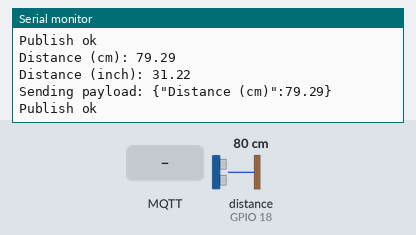
Bench run of a sketch on a simulated ESP32. Shown: the last lines printed to the serial monitor. Wiring (inferred from the names in the program): ultrasonic range finder: trigger GPIO 5; echo GPIO 18. The test bench sets the inputs (shaded band); at power-on: distance to the obstacle (sensor on GPIO 18) 80 cm. The echo pulse lasts 58.3 µs per cm; WiFi joins after 1.5 s; servers stay silent unless stated; no MQTT or app messages arrive unless stated.

Above: at 2.7 s.
2.8 s: MQTT message "1" arrives on the first subscribed topic
5.0 s: distance to the obstacle (sensor on GPIO 18) set to 2 cm
At 6.0 s:
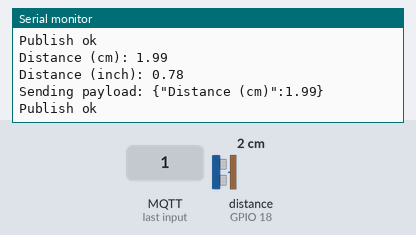
6.5 s: distance to the obstacle (sensor on GPIO 18) set to 9 cm
At 6.9 s:
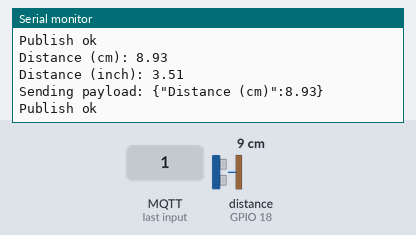
Timing chart, 0 to 9.5 s (numbered marks = the images above; inputs shaded):
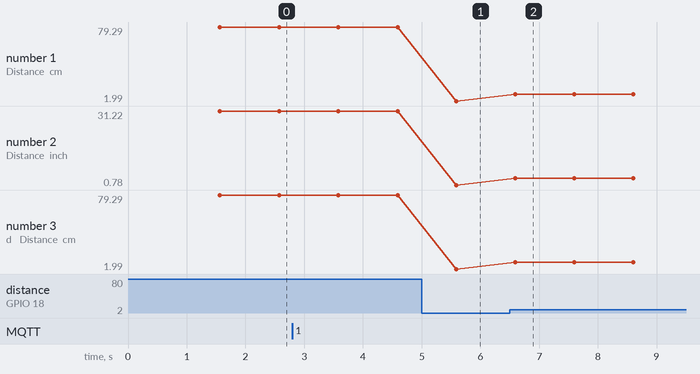

Measured:
- after the input at 5.0 s, the serial monitor: prints a new line after 0.59 s (image 1)
- after the input at 6.5 s, the serial monitor: prints a new line after 0.10 s (image 2)
- plotted number 1: 79.29 → 1.99 after the input at 5.0 s, 1.99 → 8.93 after the input at 6.5 s
- plotted number 2: 31.22 → 0.78 after the input at 5.0 s, 0.78 → 3.51 after the input at 6.5 s
- plotted number 3: 79.29 → 1.99 after the input at 5.0 s, 1.99 → 8.93 after the input at 6.5 s

The sketch:

esp32-blink.ino
```cpp
#include <WiFi.h>
#include <WiFiClient.h>
#include <PubSubClient.h>
const int trigPin = 5;
const int echoPin = 18;
//define sound speed in cm/uS
#define SOUND_SPEED 0.034
#define CM_TO_INCH 0.393701
long duration;
float distanceCm;
float distanceInch;


void callback(char* subscribetopic, byte* payload, unsigned  int payloadLength);
 //-------credentials of IBM Accounts------

#define ORG "hztfwg"//IBM ORGANITION ID
#define DEVICE_TYPE "Assignment4"//Device type mentioned in ibm watson IOT Platform
#define DEVICE_ID "assignment4"//Device ID mentioned in ibm watson IOT Platform
#define TOKEN "cNxXIpkFzQI6Ub)OTT"     //Token
String data3;


//-------- Customise the above values --------
char server[] = ORG ".messaging.internetofthings.ibmcloud.com";// Server Name
char publishTopic[] = "iot-2/evt/Data/fmt/json";// topic name and type of event perform and format in which data to be send
char subscribetopic[] = "iot-2/cmd/test/fmt/String";// cmd  REPRESENT command type AND COMMAND IS TEST OF FORMAT STRING
char authMethod[] = "use-token-auth";// authentication method
char token[] = TOKEN;
char clientId[] = "d:" ORG ":" DEVICE_TYPE ":" DEVICE_ID;//client id

WiFiClient wifiClient; // creating the instance for wificlient
PubSubClient client(server, 1883, callback ,wifiClient);

void setup() {
  Serial.begin(115200); // Starts the serial communication
  pinMode(trigPin, OUTPUT); // Sets the trigPin as an Output
  pinMode(echoPin, INPUT); // Sets the echoPin as an Input
  Serial.println();
  wificonnect();
  mqttconnect();

}

void loop() {
  // Clears the trigPin
  digitalWrite(trigPin, LOW);
  delayMicroseconds(2);
  // Sets the trigPin on HIGH state for 10 micro seconds
  digitalWrite(trigPin, HIGH);
  delayMicroseconds(10);
  digitalWrite(trigPin, LOW);

  // Reads the echoPin, returns the sound wave travel time in microseconds
  duration = pulseIn(echoPin, HIGH);

  // Calculate the distance
  distanceCm = duration * SOUND_SPEED/2;

  // Convert to inches
  distanceInch = distanceCm * CM_TO_INCH;

  // Prints the distance in the Serial Monitor
  Serial.print("Distance (cm): ");
  Serial.println(distanceCm);
  Serial.print("Distance (inch): ");
  Serial.println(distanceInch);

  PublishData(distanceCm);
  delay(1000);
  if (!client.loop()) {
    mqttconnect();
  }
}

  void PublishData(float Cm) {
  mqttconnect();//function call for connecting to ibm
  /*
     creating the String in in form JSon to update the data to ibm cloud
  */
  String payload = "{\"Distance (cm)\":";
  payload += Cm;
  payload += "}";


  Serial.print("Sending payload: ");
  Serial.println(payload);


  if (client.publish(publishTopic, (char*) payload.c_str())) {
    Serial.println("Publish ok");// if it sucessfully upload data on the cloud then it will print publish ok in Serial monitor or else it will print publish failed
  } else {
    Serial.println("Publish failed");
  }

}
void mqttconnect() {
  if (!client.connected()) {
    Serial.print("Reconnecting client to ");
    Serial.println(server);
    while (!!!client.connect(clientId, authMethod, token)) {
      Serial.print(".");
      delay(500);
    }

     initManagedDevice();
     Serial.println();
  }
}
void wificonnect() //function defination for wificonnect
{
  Serial.println();
  Serial.print("Connecting to ");

  WiFi.begin("Wokwi-GUEST", "", 6);//passing the wifi credentials to establish the connection
  while (WiFi.status() != WL_CONNECTED) {
    delay(500);
    Serial.print(".");
  }
  Serial.println("");
  Serial.println("WiFi connected");
  Serial.println("IP address: ");
  Serial.println(WiFi.localIP());
}

void initManagedDevice() {
  if (client.subscribe(subscribetopic)) {
    Serial.println((subscribetopic));
    Serial.println("subscribe to cmd OK");
  } else
  {
    Serial.println("subscribe to cmd FAILED");
  }
}
void callback(char* subscribetopic, byte* payload, unsigned int payloadLength)
{

  Serial.print("callback invoked for topic: ");
  Serial.println(subscribetopic);
  for (int i = 0; i < payloadLength; i++) {
    //Serial.print((char)payload[i]);
    data3 += (char)payload[i];
  }
}
```
